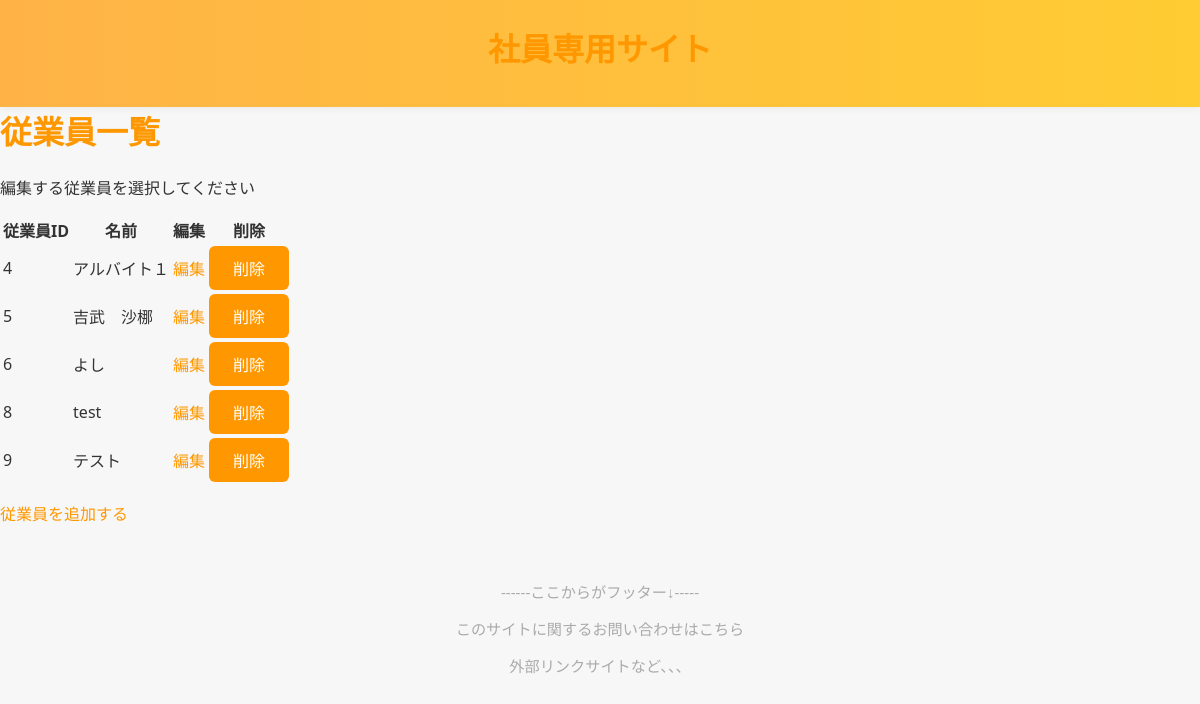
The page /emp/EditEmployee/ (signed in) on the database as committed earlier.
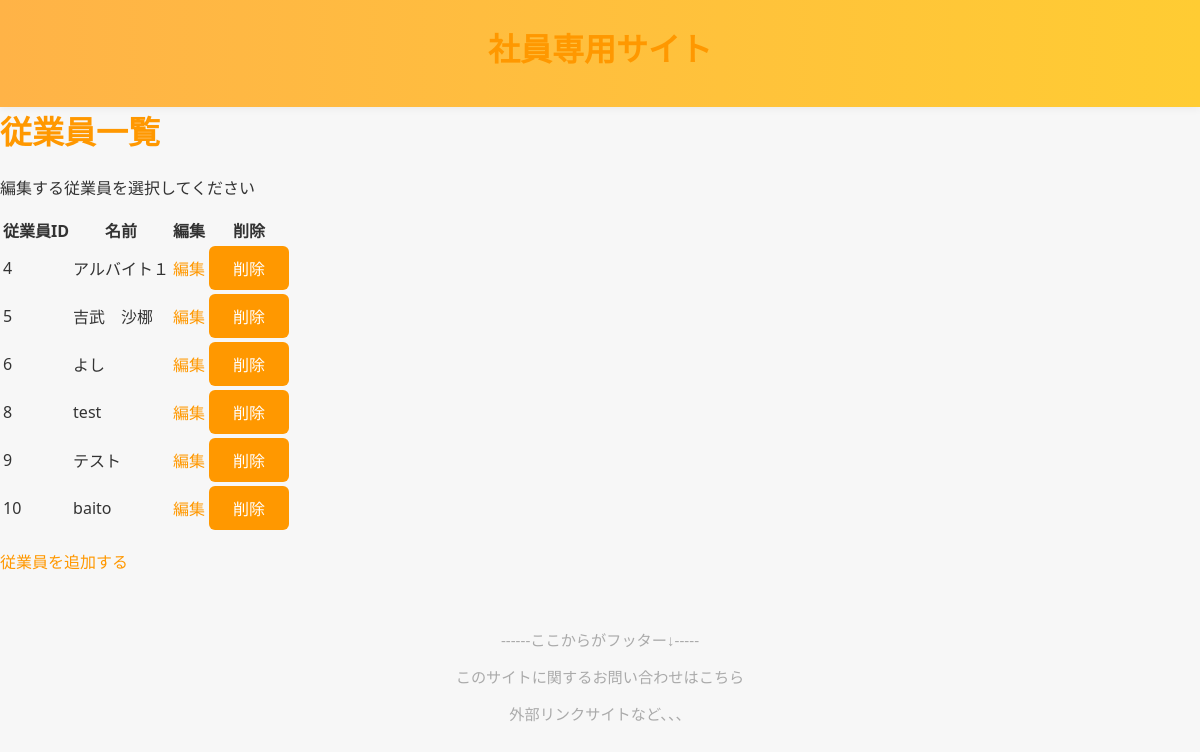
The same page on the database as committed later.
### RestaurantEmpApp/models.py (models this page shows, shortened)
class Employee(AbstractUser):
    employee_id = models.AutoField(primary_key=True)
    shop_id = models.CharField(max_length=50)
    shop_name = models.CharField(max_length=100, blank=True, null=True)
    name = models.CharField(max_length=100, blank=True, null=True)
    role = models.CharField(max_length=50, blank=True, null=True)
    USERNAME_FIELD = 'username'  # 手入力の username を認証に使う
    REQUIRED_FIELDS = ['name', 'shop_id', 'role']

### RestaurantEmpApp/views.py (the view)
# urls.py: path('EditEmployee/', EditEmployeeView.as_view(), name='EditEmployee'),
class EditEmployeeView(LoginRequiredMixin, ListView):
    model = Employee
    template_name = 'RestaurantEmpApp/EditEmployee.html'
    context_object_name = 'employees'
    def get_queryset(self):
        return Employee.objects.filter(role__isnull=True) | Employee.objects.filter(role='')

### RestaurantEmpApp/templates/RestaurantEmpApp/EditEmployee.html (shortened to what this page needs)
{% extends 'RestaurantEmpApp/base.html' %}
{% load static %}
{% block header %}
<h1>社員専用サイト</h1>
{% endblock %}
{% block contents %}
<h1>従業員一覧</h1>
<p>編集する従業員を選択してください</p>
<table>
	<tr>
		<th>従業員ID</th>
		<th>名前</th>
		<th>編集</th>
		<th>削除</th>
	</tr>
	{% for emp in employees %}
	<tr>
		<td>{{ emp.employee_id }}</td>
		<td>{{ emp.name }}</td>
		<td><a href="{% url 'EditEmployeeDetail' emp.pk %}">編集</a></td>
		<td>
		  <form method="post" action="{% url 'DeleteEmployee' emp.pk %}" style="display:inline;">
		    <button type="submit" onclick="return confirm('本当に削除しますか？');">削除</button>
		  </form>
		</td>
	</tr>
	{% empty %}
	<tr><td colspan="4">従業員がいません</td></tr>
	{% endfor %}
</table>
<p><a href="{% url 'AddEmployee' %}">従業員を追加する</a></p>
{% endblock %}

### RestaurantEmpApp/templates/RestaurantEmpApp/base.html (shortened to what this page needs)
{% load static %}
<!DOCTYPE html>
<html lang="ja">
<head>
    <link rel="stylesheet" href="{% static 'RestaurantEmpApp/css/style.css' %}">
</head>
<body>
    <header>{% block header %}{% endblock %}</header>
    {% block contents %}{% endblock %}
    <footer>
        <p>------ここからがフッター↓-----</p>
        <p>このサイトに関するお問い合わせはこちら</p>
        <p>外部リンクサイトなど、、、</p>
    </footer>
</body>
</html>

### RestaurantEmpApp/static/RestaurantEmpApp/css/style.css (style rules this page uses)
body { font-family: 'Segoe UI', 'Roboto', 'Arial', sans-serif; background: #f7f7f7; margin: 0; padding: 0; color: #333; }
header { background: linear-gradient(90deg, #ffb347 0%, #ffcc33 100%); color: #fff; padding: 24px 0 16px 0; text-align: center; box-shadow: 0 2px 8px rgba(0,0,0,0.05); }
h1, h2, h3 { font-weight: 700; color: #ff9800; margin-top: 0; }
a { color: #ff9800; text-decoration: none; transition: color 0.2s; }
button, .btn { background: #ff9800; color: #fff; border: none; border-radius: 6px; padding: 10px 24px; font-size: 1rem; cursor: pointer; transition: background 0.2s; }
footer { text-align: center; color: #aaa; padding: 24px 0 12px 0; font-size: 0.95rem; }

Rows that differ between the two databases and show on the page:
added Employee: employee_id "10", name "baito"
